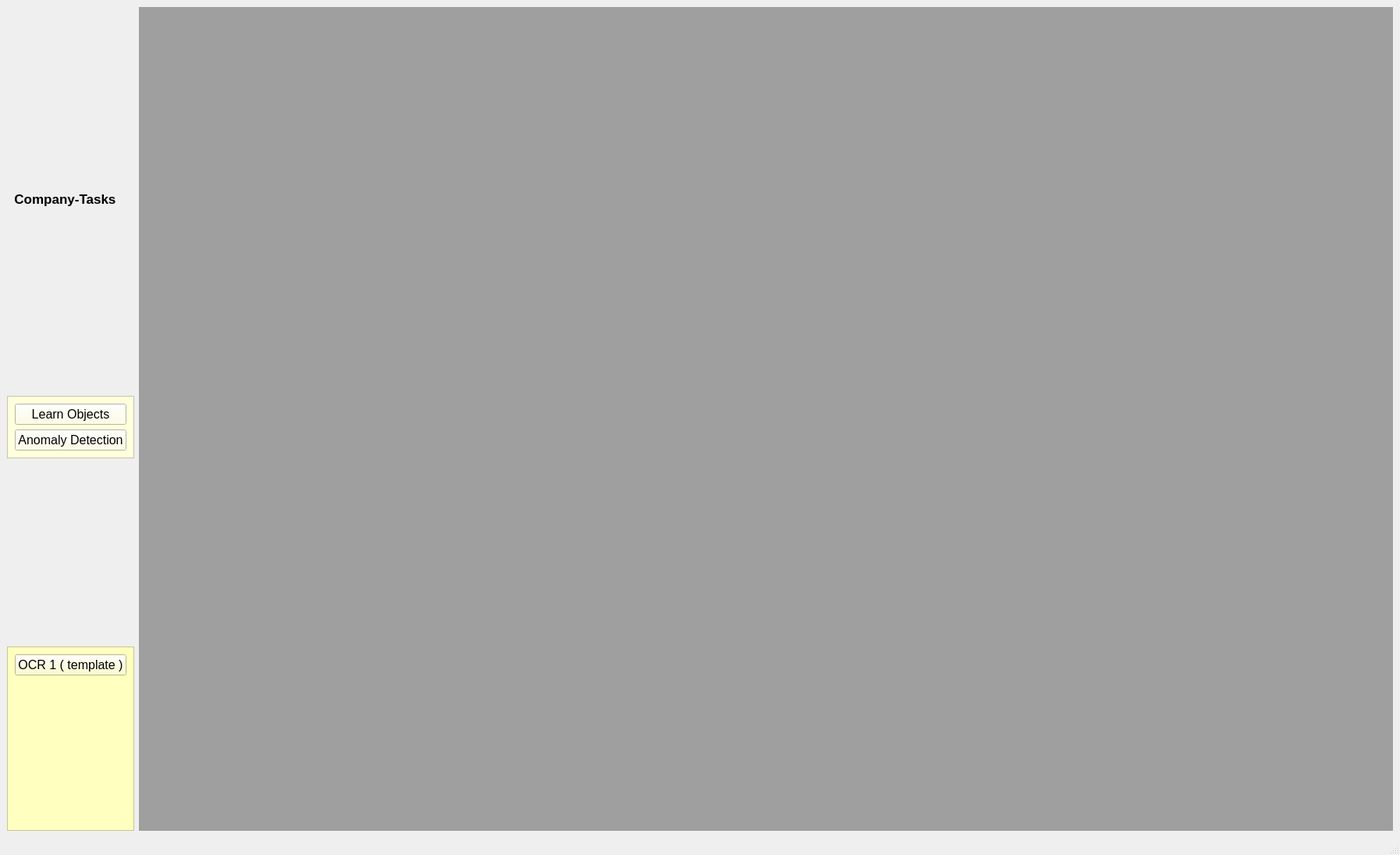
<?xml version="1.0" encoding="UTF-8"?>
<ui version="4.0">
 <class>MainWindow</class>
 <widget class="QMainWindow" name="MainWindow">
  <property name="geometry">
   <rect>
    <x>0</x>
    <y>0</y>
    <width>1794</width>
    <height>1095</height>
   </rect>
  </property>
  <property name="minimumSize">
   <size>
    <width>1500</width>
    <height>800</height>
   </size>
  </property>
  <property name="windowTitle">
   <string>MainWindow</string>
  </property>
  <widget class="QWidget" name="centralwidget">
   <layout class="QGridLayout" name="gridLayout_2">
    <item row="0" column="0">
     <layout class="QGridLayout" name="gridLayout">
      <item row="5" column="0">
       <widget class="QFrame" name="frame_2">
        <property name="styleSheet">
         <string notr="true">background-color: rgb(255, 255, 191);</string>
        </property>
        <property name="frameShape">
         <enum>QFrame::StyledPanel</enum>
        </property>
        <property name="frameShadow">
         <enum>QFrame::Raised</enum>
        </property>
        <layout class="QVBoxLayout" name="verticalLayout_2">
         <item>
          <widget class="QPushButton" name="pushButton_ocr1Template">
           <property name="font">
            <font>
             <pointsize>12</pointsize>
            </font>
           </property>
           <property name="text">
            <string>OCR 1 ( template )</string>
           </property>
          </widget>
         </item>
         <item>
          <spacer name="verticalSpacer_2">
           <property name="orientation">
            <enum>Qt::Vertical</enum>
           </property>
           <property name="sizeHint" stdset="0">
            <size>
             <width>20</width>
             <height>40</height>
            </size>
           </property>
          </spacer>
         </item>
        </layout>
       </widget>
      </item>
      <item row="3" column="0">
       <widget class="QFrame" name="frame">
        <property name="styleSheet">
         <string notr="true">background-color: rgb(255, 255, 222);</string>
        </property>
        <property name="frameShape">
         <enum>QFrame::StyledPanel</enum>
        </property>
        <property name="frameShadow">
         <enum>QFrame::Raised</enum>
        </property>
        <layout class="QVBoxLayout" name="verticalLayout_3">
         <item>
          <layout class="QVBoxLayout" name="verticalLayout">
           <item>
            <widget class="QPushButton" name="pushButton_learn">
             <property name="font">
              <font>
               <pointsize>12</pointsize>
              </font>
             </property>
             <property name="text">
              <string>Learn Objects</string>
             </property>
            </widget>
           </item>
           <item>
            <widget class="QPushButton" name="pushButton_anomaly">
             <property name="font">
              <font>
               <pointsize>12</pointsize>
              </font>
             </property>
             <property name="text">
              <string>Anomaly Detection</string>
             </property>
            </widget>
           </item>
          </layout>
         </item>
        </layout>
       </widget>
      </item>
      <item row="2" column="0">
       <spacer name="verticalSpacer_3">
        <property name="orientation">
         <enum>Qt::Vertical</enum>
        </property>
        <property name="sizeHint" stdset="0">
         <size>
          <width>20</width>
          <height>40</height>
         </size>
        </property>
       </spacer>
      </item>
      <item row="4" column="0">
       <spacer name="verticalSpacer">
        <property name="orientation">
         <enum>Qt::Vertical</enum>
        </property>
        <property name="sizeHint" stdset="0">
         <size>
          <width>20</width>
          <height>40</height>
         </size>
        </property>
       </spacer>
      </item>
      <item row="1" column="0">
       <widget class="QLabel" name="label">
        <property name="font">
         <font>
          <pointsize>13</pointsize>
          <weight>75</weight>
          <bold>true</bold>
          <strikeout>false</strikeout>
         </font>
        </property>
        <property name="toolTip">
         <string/>
        </property>
        <property name="text">
         <string>  Company-Tasks </string>
        </property>
       </widget>
      </item>
      <item row="0" column="0">
       <spacer name="verticalSpacer_4">
        <property name="orientation">
         <enum>Qt::Vertical</enum>
        </property>
        <property name="sizeHint" stdset="0">
         <size>
          <width>20</width>
          <height>40</height>
         </size>
        </property>
       </spacer>
      </item>
     </layout>
    </item>
    <item row="0" column="1">
     <widget class="QMdiArea" name="mdiArea">
      <property name="font">
       <font>
        <pointsize>15</pointsize>
       </font>
      </property>
     </widget>
    </item>
   </layout>
  </widget>
  <widget class="QMenuBar" name="menubar">
   <property name="geometry">
    <rect>
     <x>0</x>
     <y>0</y>
     <width>1794</width>
     <height>26</height>
    </rect>
   </property>
  </widget>
  <widget class="QStatusBar" name="statusbar"/>
 </widget>
 <resources/>
 <connections/>
</ui>
